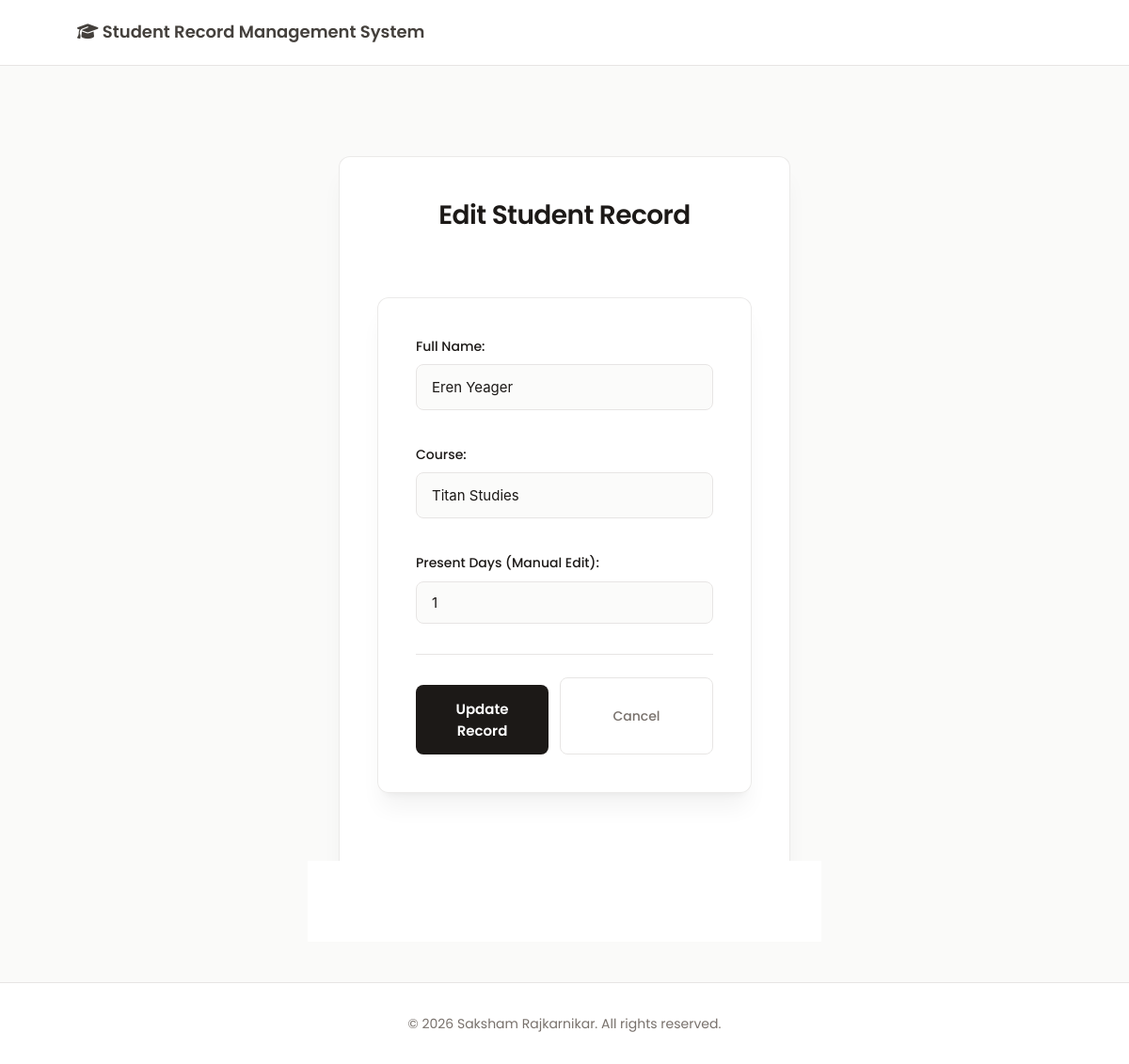
The page /public/admin/edit.php?id=9 (signed in) on the database its author committed.
### tables this page shows
CREATE TABLE `users` (
  `id` int(11) NOT NULL,
  `username` varchar(50) NOT NULL,
  `password` varchar(255) NOT NULL,
  `full_name` varchar(100) NOT NULL,
  `course` varchar(100) DEFAULT NULL,
  `role` enum('admin','student') DEFAULT 'student',
  `present_days` int(11) DEFAULT 0,
  `last_attendance_date` date DEFAULT NULL,
  `created_at` timestamp NULL DEFAULT current_timestamp()
);

### public/admin/edit.php (the view, shortened to what this page needs)
<?php
require_once '../../config/db.php';
$id = intval($_GET['id'] ?? 0);
$stmt = $conn->prepare("SELECT * FROM users WHERE id = ? AND role = 'student'");
$stmt->bind_param("i", $id);
$stmt->execute();
$s = $stmt->get_result()->fetch_assoc();
include '../../includes/header.php';
?>
<!DOCTYPE html>
<html lang="en">
<head>
    <link rel="stylesheet" href="../../assets/css/style.css">
</head>
<body>
    <div class="form-container">
        <h2>Edit Student Record</h2>
        <form method="POST" class="edit-form">
            <div class="form-group">
                <label for="full_name">Full Name:</label>
                <input type="text" name="full_name" id="full_name"
                       value="<?php echo htmlspecialchars($s['full_name'], ENT_QUOTES, 'UTF-8'); ?>" required>
            </div>
            <div class="form-group">
                <label for="course">Course:</label>
                <input type="text" name="course" id="course"
                       value="<?php echo htmlspecialchars($s['course'], ENT_QUOTES, 'UTF-8'); ?>">
            </div>
            <div class="form-group">
                <label for="present_days">Present Days (Manual Edit):</label>
                <input type="number" min="1" name="present_days" id="present_days"
                       value="<?php echo (int)$s['present_days']; ?>" min="0">
            </div>
            <div class="form-actions">
                <button type="submit" class="btn btn-primary">Update Record</button>
                <a href="dashboard.php" class="btn btn-secondary">Cancel</a>
            </div>
        </form>
    </div>
</body>
</html>
<?php include '../../includes/footer.php'; ?>

### assets/css/style.css (style rules this page uses)
:root { --bg: #fafaf9; --surface: #ffffff; --text: #1c1917; --text-light: #78716c; --border: #e7e5e4; --accent: #44403c; --accent-light: #a8a29e; --success: #059669; --danger: #dc2626; --radius: 12px; --shadow: 0 4px 6px -1px rgba(0, 0, 0, 0.05); --shadow-lg: 0 20px 25px -5px rgba(0, 0, 0, 0.05), 0 8px 10px -6px rgba(0, 0, 0, 0.05); }
* { margin: 0; padding: 0; box-sizing: border-box; }
body { font-family: -apple-system, BlinkMacSystemFont, "Segoe UI", Roboto, Helvetica, Arial, sans-serif; background-color: var(--bg); color: var(--text); line-height: 1.6; -webkit-font-smoothing: antialiased; min-height: 100vh; }
form[method="POST"] { max-width: 420px; margin: 4rem auto; background: rgba(255, 255, 255, 0.9); backdrop-filter: blur(10px); padding: 2.5rem; border-radius: var(--radius); border: 1px solid rgba(231, 229, 228, 0.8); box-shadow: var(--shadow-lg); animation: slideUp 0.6s ease-out; }
form[method="POST"] input[type="text"], form[method="POST"] input[type="password"] { width: 100%; padding: 0.875rem 1rem; margin-bottom: 1rem; border: 1px solid var(--border); border-radius: 8px; font-size: 0.9375rem; font-family: inherit; background: rgba(250, 250, 249, 0.8); color: var(--text); transition: all 0.2s; }
form[method="POST"] button[type="submit"] { width: 100%; padding: 0.875rem; margin-top: 0.5rem; background: var(--text); color: var(--surface); border: none; border-radius: 8px; font-size: 0.9375rem; font-weight: 600; font-family: "Poppins", sans-serif; cursor: pointer; transition: all 0.2s; position: relative; overflow: hidden; }
.form-container { max-width: 480px; margin: 3rem auto; background: rgba(255, 255, 255, 0.9); backdrop-filter: blur(10px); padding: 2.5rem; border-radius: var(--radius); border: 1px solid rgba(231, 229, 228, 0.8); box-shadow: var(--shadow-lg); animation: slideUp 0.6s ease-out; }
.form-container h2 { text-align: center; margin-bottom: 2rem; font-size: 1.75rem; font-weight: 600; font-family: "Poppins", sans-serif; color: var(--text); letter-spacing: -0.02em; }
.form-group { margin-bottom: 1.25rem; }
.form-group label { display: block; font-size: 0.875rem; font-weight: 500; font-family: "Poppins", sans-serif; color: var(--text); margin-bottom: 0.5rem; }
.form-group input[type="text"], .form-group input[type="password"], .form-group input[type="number"] { width: 100%; padding: 0.75rem 1rem; border: 1px solid var(--border); border-radius: 8px; font-size: 0.9375rem; font-family: inherit; background: rgba(250, 250, 249, 0.8); color: var(--text); transition: all 0.2s; }
.form-actions { display: flex; gap: 0.75rem; margin-top: 2rem; padding-top: 1.5rem; border-top: 1px solid var(--border); }
.form-actions .btn { flex: 1; }
.btn { display: inline-flex; align-items: center; justify-content: center; gap: 0.5rem; padding: 0.75rem 1.5rem; border-radius: 8px; font-size: 0.875rem; font-weight: 500; font-family: "Poppins", sans-serif; text-decoration: none; border: 1px solid var(--border); cursor: pointer; transition: all 0.2s; background: var(--surface); color: var(--text); position: relative; }
.btn-primary { background: var(--text); color: var(--surface); border-color: var(--text); }
.btn-secondary { background: transparent; color: var(--text-light); }

### rows shown on the page
users: full_name "Eren Yeager", course "Titan Studies", present_days "1"
